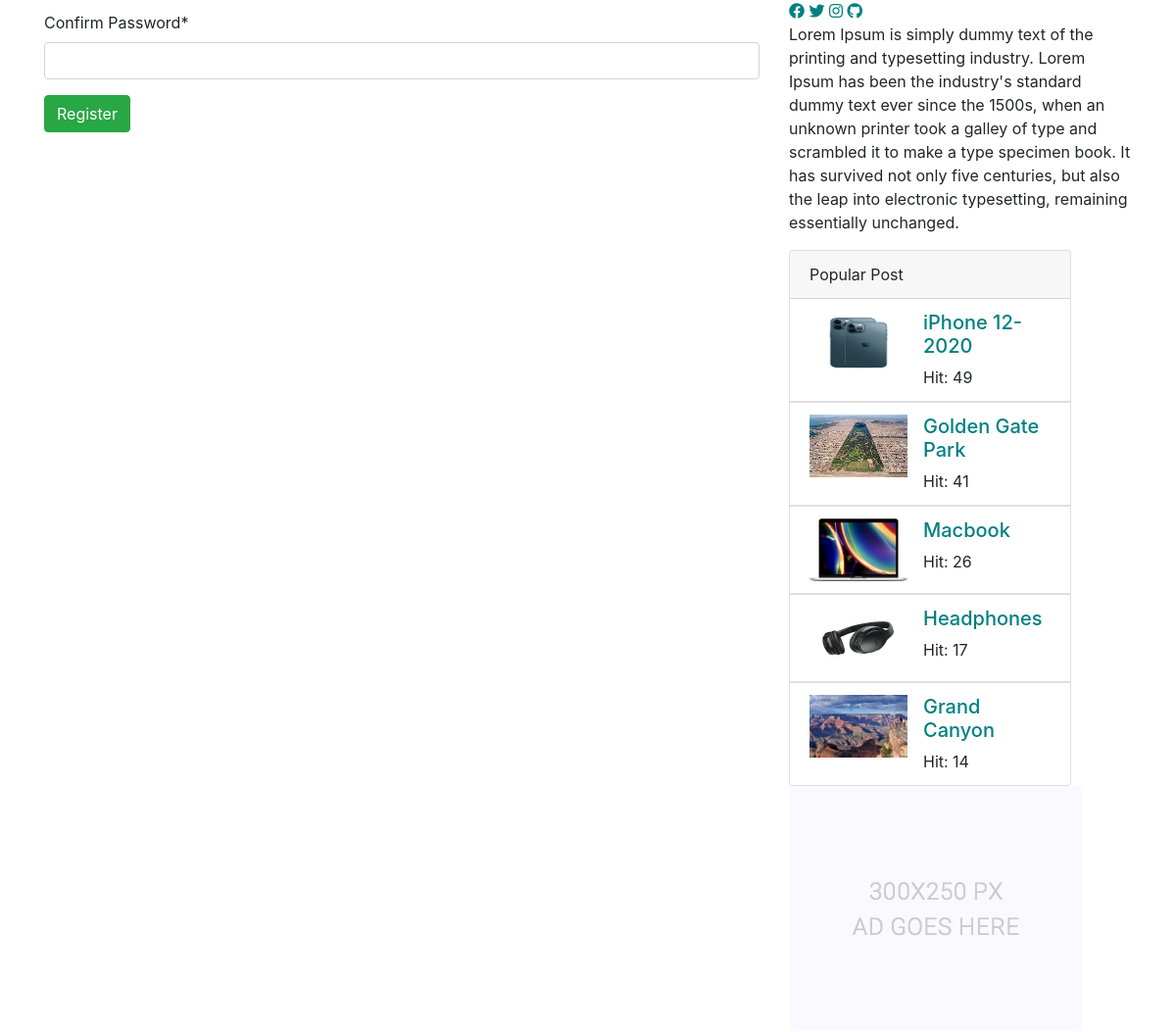
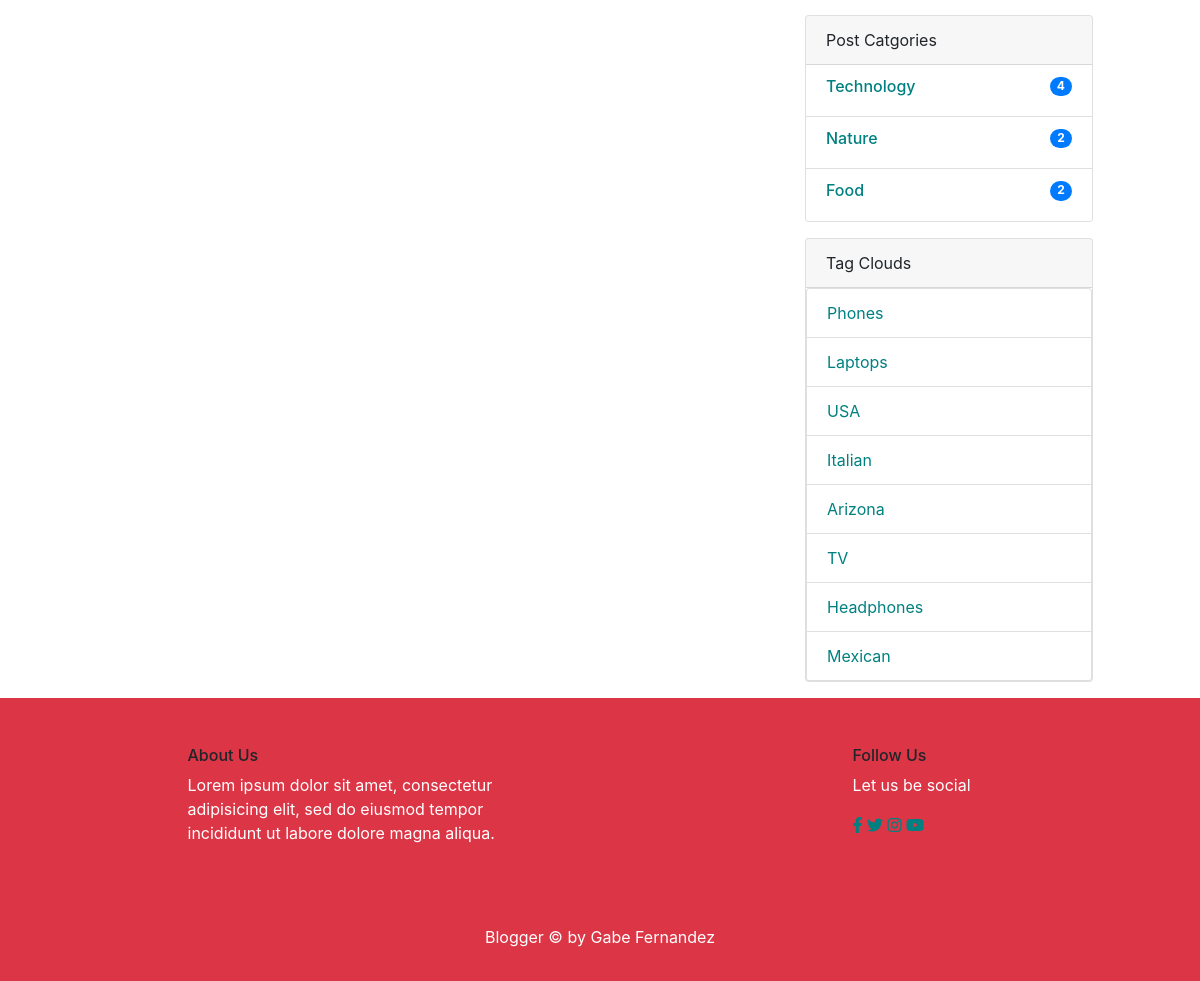
Page /users/register/ (lower part) on the earlier database version (2 pictures, top to bottom).
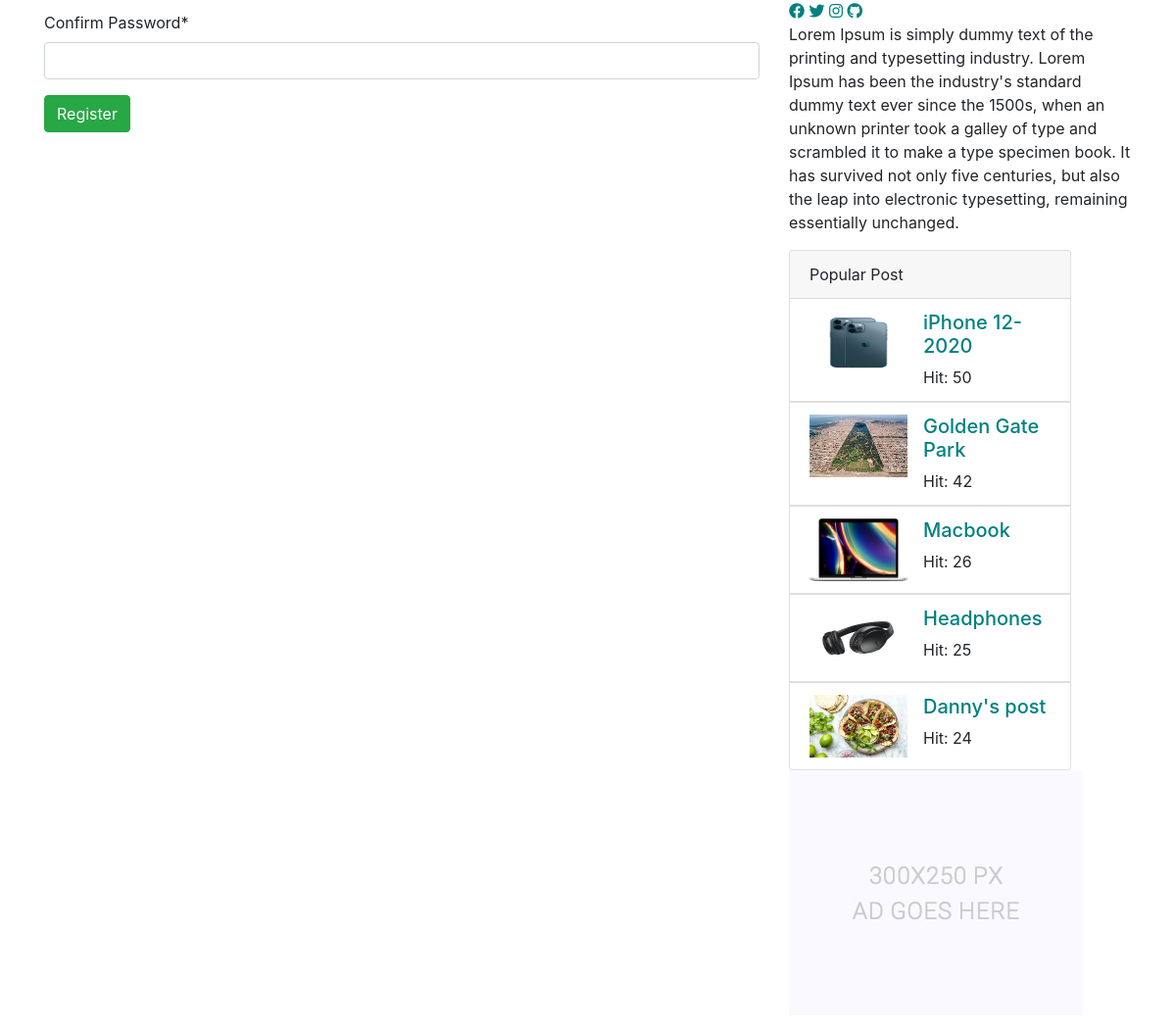
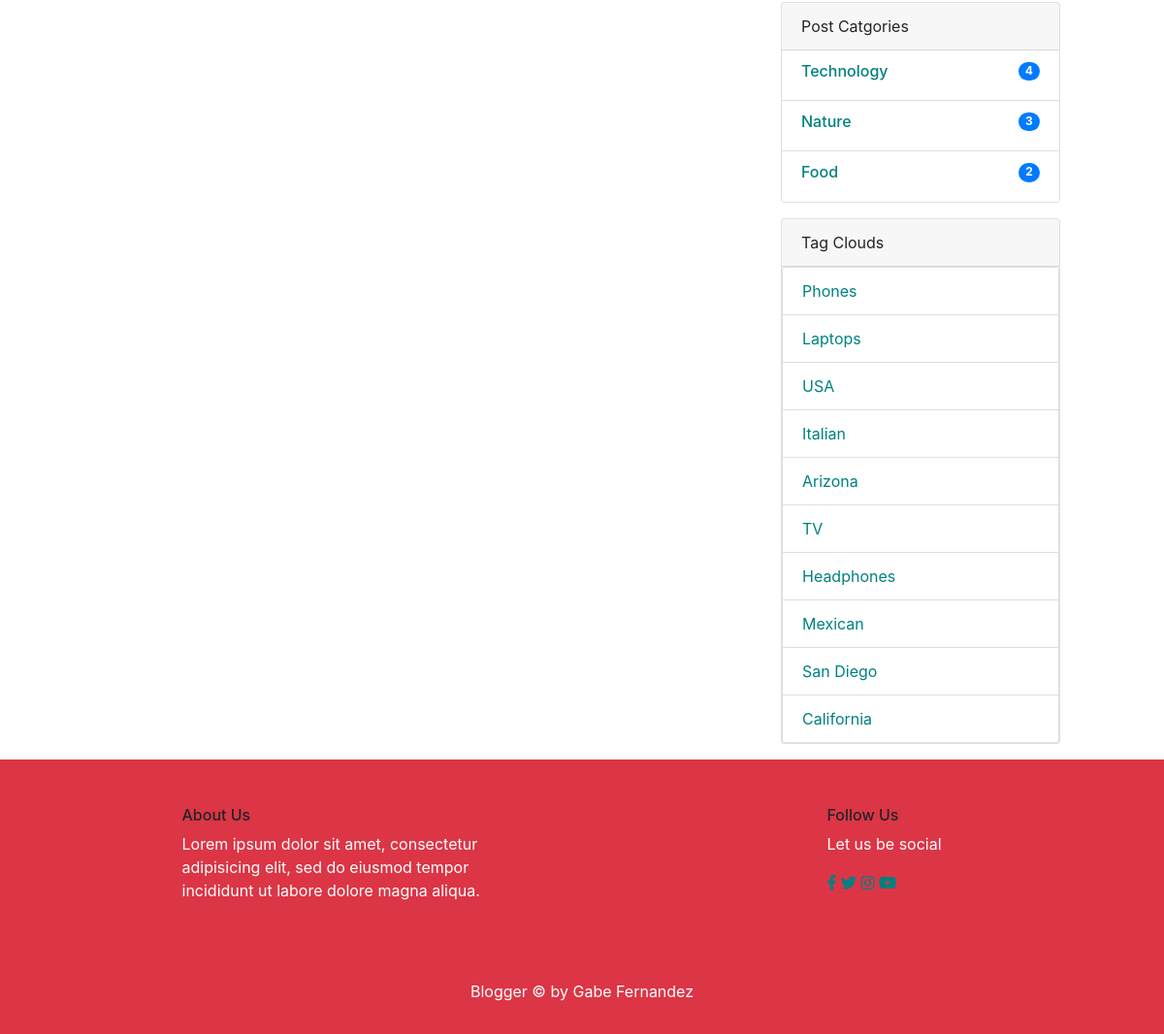
Same page on the later database version (2 pictures, top to bottom).
### posts/models.py (models this page shows, shortened)
class Post(models.Model):
    title = models.CharField(max_length=150)
    content = models.TextField()
    publishing_date = models.DateField(auto_now_add=True)
    image = models.ImageField(blank=True, null=True, upload_to='uploads')
    user = models.ForeignKey(settings.AUTH_USER_MODEL, on_delete=models.CASCADE)
    slug = models.SlugField(default="slug", editable=False)
    category = models.ForeignKey(Category, on_delete=models.CASCADE, related_name="posts", default=1)
    tag = models.ManyToManyField(Tag, related_name="posts", blank=True)
    slider_post = models.BooleanField(default=False)
    hit = models.PositiveIntegerField(default=0)

class Category(models.Model):
    title = models.CharField(max_length=100)
    slug = models.SlugField(editable=False)
    def post_count(self):
        return self.posts.all().count()

class Tag(models.Model):
    title = models.CharField(max_length=50)
    slug = models.SlugField(editable=False)
    def __str__(self):
        return self.title

### users/views.py (the view, shortened to what this page needs)
# urls.py: path('register/', RegisterView.as_view(), name='register'),
class RegisterView(CreateView):
    template_name = 'users/register.html'
    form_class = RegisterForm
    success_url = '/'

### users/forms.py
class RegisterForm(UserCreationForm):
    username = forms.CharField(max_length=50)
    email = forms.EmailField(max_length=50)
    password1 = forms.CharField(label="Password", widget=forms.PasswordInput)
    password2 = forms.CharField(label="Confirm Password", widget=forms.PasswordInput)
    class Meta(UserCreationForm):
        model = User
        fields = ('username', 'email', 'password1', 'password2')

### posts/templatetags/custom_tags.py (called while the page is built)
@register.simple_tag(name="categories")
def all_categories():
    return Category.objects.all()

@register.simple_tag(name="tags")
def all_tags():
    return Tag.objects.all()

@register.simple_tag(name="hit_posts")
def hit_posts():
    return Post.objects.order_by('-hit')[:5]

### templates/users/register.html (shortened to what this page needs)
{% extends 'posts/base.html'%}
{% load static %}
{%load crispy_forms_tags%}
{% block content %}
        <section class="blog_area ">
            <div class="container">
                <div class="row">
                    <div class="col-lg-8">
                        <div class="blog_left_sidebar">
                            <form method="POST">
                                {{ form|crispy}}
                                <button type="submit" class="btn btn-success">Register</button>
                            </form>
                        </div>
                    </div>
                    {% include 'posts/sidebar.html' %}
                </div>
            </div>
        </section>
{% endblock %}

### templates/posts/sidebar.html (shortened to what the changed rows need)
{% load static %}
{% load custom_tags %}
<div id=" sidebar"class=" col-lg-4" >
                        <div class="blog_right_sidebar my-3">
                            <div class="card" style="width: 18rem;">
                                {% hit_posts as posts %}
                                {% for post in posts %}
                               <ul class="list-group list-group-flush">
                                    <li class="list-group-item">
                                        <div class="media">
                                            <img src="{{post.image.url}}" class="mr-3" alt="..." style="height:64px; width:100px;">
                                            <div class="media-body">
                                                <a href="{% url 'detail' post.pk post.slug %}"><h5>{{ post.title }}</h5></a>
                                                Hit: {{post.hit}}
                                            </div>
                                        </div>
                                    </li>
                               </ul>
                                {%endfor %}
                            </div>
                            <div class="card mt-3 " style="width: 18rem;">
                                <ul class="list-group list-group-flush">
                                    {% categories as categories %}
                                    {% for category in categories %}
                                    <li class="list-group-item">
                                        <a href="{% url 'category_detail' pk=category.pk slug=category.slug %}" class="d-flex justify-content-between">
                                            <h6>{{category.title}}</h6>
                                            <h6 class="badge badge-primary badge-pill">{{category.post_count}}</h6>
                                        </a>
                                    </li>
                                    {% endfor %}
                                </ul>
                            </div>
                            <div class="card mt-3" style="width: 18rem;">
                                <ul class="list-group">
                                    {% tags as labels %}
                                    {% for label in labels%}
                                    <li class="list-group-item"><a href="{% url 'tag_detail' slug=label.slug%}">{{label}}</a></li>
                                    {% endfor %}
                                </ul>
                            </div>
                        </div>
                    </div>

Differences in the rows shown:
no longer on this page (row edited): Post: image (picture), title "Grand Canyon", hit "14"
changed Post "iPhone 12-2020": hit "49" → "50"
changed Post "Golden Gate Park": hit "41" → "42"
changed Post "Headphones": hit "17" → "25"
now on this page (row edited): Post: image (picture), title "Danny's post", hit "24"
computed for Category "Nature": post_count "2" → "3"
added Tag: title "San Diego"
added Tag: title "California"
